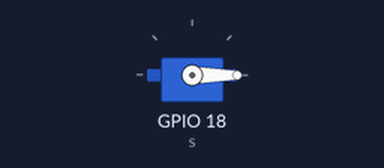
Bench run of a program on a simulated Raspberry Pi (BCM pin numbers). Parts: servo. Servo angles are drawn from the pulse width (0.5 ms = 0°, 2.5 ms = 180°). At 18.0 s the program stops and its outputs stay as they are.

Above: at 0.1 s.
At 4.1 s:
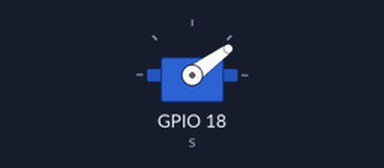
At 8.1 s:
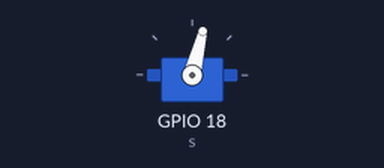
At 17.1 s:
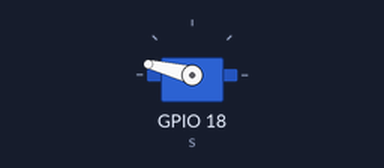
Timing chart, 0 to 18.6 s (numbered marks = the images above):
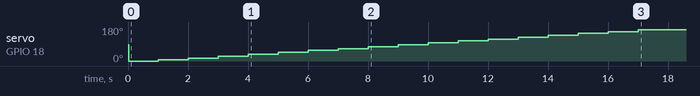

The program:

angular.py
```python
from gpiozero import AngularServo
from time import sleep

s = AngularServo(18, min_pulse_width=0.00045, max_pulse_width=0.00245, frame_width=0.02, min_angle=-90, max_angle=90)

for x in range(-9, 9):
  s.angle = x * 10
  sleep(1)
```

Measured:
- by itself, servo on GPIO 18 (s): 86° → 0° at 0.02 s, → 6° 0.98 s later, → 15° 1.0 s later, → 25° 1.0 s later, … (18 changes in this stretch)
